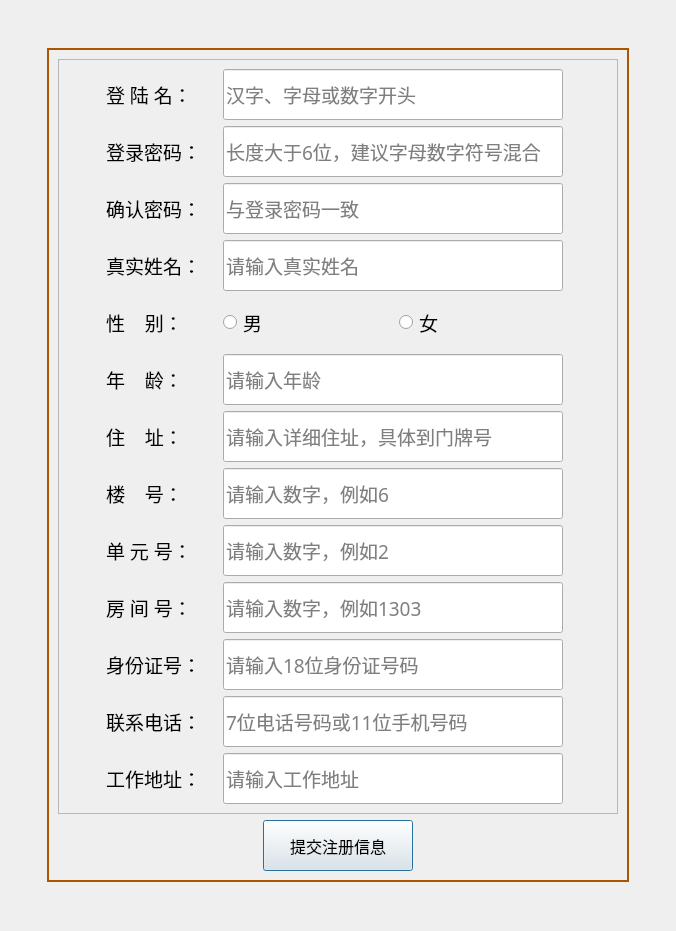
<?xml version="1.0" encoding="UTF-8"?>
<ui version="4.0">
 <class>user_SignUp_Dialog</class>
 <widget class="QDialog" name="user_SignUp_Dialog">
  <property name="geometry">
   <rect>
    <x>0</x>
    <y>0</y>
    <width>676</width>
    <height>931</height>
   </rect>
  </property>
  <property name="windowTitle">
   <string>业主注册</string>
  </property>
  <property name="windowIcon">
   <iconset resource="mysource.qrc">
    <normaloff>:/images/物业管理.png</normaloff>:/images/物业管理.png</iconset>
  </property>
  <property name="whatsThis">
   <string>&lt;html&gt;&lt;head/&gt;&lt;body&gt;&lt;p&gt;&lt;span style=&quot; font-size:14pt; font-weight:600;&quot;&gt;Help&lt;/span&gt;&lt;/p&gt;&lt;p&gt;&lt;span style=&quot; font-size:12pt;&quot;&gt;You can visit this URL to &lt;/span&gt;&lt;a href=&quot;https://www.google.com&quot;&gt;&lt;span style=&quot; text-decoration: underline; color:#007af4;&quot;&gt;www.google.com&lt;/span&gt;&lt;/a&gt;&lt;span style=&quot; font-size:12pt;&quot;&gt; help!&lt;/span&gt;&lt;/p&gt;&lt;p&gt;&lt;span style=&quot; font-size:12pt;&quot;&gt;Developer: ZhangFuyun&lt;/span&gt;&lt;/p&gt;&lt;p&gt;&lt;span style=&quot; font-size:12pt;&quot;&gt;Collage: ShanDongJianZhu University&lt;/span&gt;&lt;/p&gt;&lt;p&gt;&lt;span style=&quot; font-size:12pt;&quot;&gt;StudentId: 20140815020 &lt;/span&gt;&lt;/p&gt;&lt;/body&gt;&lt;/html&gt;</string>
  </property>
  <layout class="QGridLayout" name="gridLayout_3">
   <item row="2" column="0">
    <spacer name="horizontalSpacer_6">
     <property name="orientation">
      <enum>Qt::Horizontal</enum>
     </property>
     <property name="sizeHint" stdset="0">
      <size>
       <width>40</width>
       <height>20</height>
      </size>
     </property>
    </spacer>
   </item>
   <item row="2" column="2">
    <spacer name="horizontalSpacer_5">
     <property name="orientation">
      <enum>Qt::Horizontal</enum>
     </property>
     <property name="sizeHint" stdset="0">
      <size>
       <width>40</width>
       <height>20</height>
      </size>
     </property>
    </spacer>
   </item>
   <item row="1" column="1">
    <spacer name="verticalSpacer_3">
     <property name="orientation">
      <enum>Qt::Vertical</enum>
     </property>
     <property name="sizeHint" stdset="0">
      <size>
       <width>20</width>
       <height>40</height>
      </size>
     </property>
    </spacer>
   </item>
   <item row="2" column="1">
    <widget class="QFrame" name="frame_2">
     <property name="styleSheet">
      <string notr="true">#frame_2{border:2px solid rgb(170,85,0)}</string>
     </property>
     <property name="frameShape">
      <enum>QFrame::StyledPanel</enum>
     </property>
     <property name="frameShadow">
      <enum>QFrame::Raised</enum>
     </property>
     <layout class="QGridLayout" name="gridLayout_2">
      <item row="0" column="0">
       <layout class="QVBoxLayout" name="verticalLayout_3">
        <item>
         <widget class="QFrame" name="frame">
          <property name="frameShape">
           <enum>QFrame::StyledPanel</enum>
          </property>
          <property name="frameShadow">
           <enum>QFrame::Raised</enum>
          </property>
          <layout class="QGridLayout" name="gridLayout">
           <item row="0" column="0">
            <spacer name="horizontalSpacer_3">
             <property name="orientation">
              <enum>Qt::Horizontal</enum>
             </property>
             <property name="sizeHint" stdset="0">
              <size>
               <width>40</width>
               <height>20</height>
              </size>
             </property>
            </spacer>
           </item>
           <item row="0" column="1">
            <layout class="QHBoxLayout" name="horizontalLayout_3">
             <item>
              <layout class="QVBoxLayout" name="verticalLayout">
               <item>
                <widget class="QLabel" name="label">
                 <property name="minimumSize">
                  <size>
                   <width>111</width>
                   <height>51</height>
                  </size>
                 </property>
                 <property name="maximumSize">
                  <size>
                   <width>111</width>
                   <height>51</height>
                  </size>
                 </property>
                 <property name="font">
                  <font>
                   <family>宋体</family>
                   <pointsize>14</pointsize>
                  </font>
                 </property>
                 <property name="text">
                  <string>登 陆 名：</string>
                 </property>
                </widget>
               </item>
               <item>
                <widget class="QLabel" name="label_2">
                 <property name="minimumSize">
                  <size>
                   <width>111</width>
                   <height>51</height>
                  </size>
                 </property>
                 <property name="maximumSize">
                  <size>
                   <width>111</width>
                   <height>51</height>
                  </size>
                 </property>
                 <property name="font">
                  <font>
                   <family>宋体</family>
                   <pointsize>14</pointsize>
                  </font>
                 </property>
                 <property name="text">
                  <string>登录密码：</string>
                 </property>
                </widget>
               </item>
               <item>
                <widget class="QLabel" name="label_3">
                 <property name="minimumSize">
                  <size>
                   <width>111</width>
                   <height>51</height>
                  </size>
                 </property>
                 <property name="maximumSize">
                  <size>
                   <width>111</width>
                   <height>51</height>
                  </size>
                 </property>
                 <property name="font">
                  <font>
                   <family>宋体</family>
                   <pointsize>14</pointsize>
                  </font>
                 </property>
                 <property name="text">
                  <string>确认密码：</string>
                 </property>
                </widget>
               </item>
               <item>
                <widget class="QLabel" name="label_4">
                 <property name="minimumSize">
                  <size>
                   <width>111</width>
                   <height>51</height>
                  </size>
                 </property>
                 <property name="maximumSize">
                  <size>
                   <width>111</width>
                   <height>51</height>
                  </size>
                 </property>
                 <property name="font">
                  <font>
                   <family>宋体</family>
                   <pointsize>14</pointsize>
                  </font>
                 </property>
                 <property name="text">
                  <string>真实姓名：</string>
                 </property>
                </widget>
               </item>
               <item>
                <widget class="QLabel" name="label_5">
                 <property name="minimumSize">
                  <size>
                   <width>111</width>
                   <height>51</height>
                  </size>
                 </property>
                 <property name="maximumSize">
                  <size>
                   <width>111</width>
                   <height>51</height>
                  </size>
                 </property>
                 <property name="font">
                  <font>
                   <family>宋体</family>
                   <pointsize>14</pointsize>
                  </font>
                 </property>
                 <property name="text">
                  <string>性    别：</string>
                 </property>
                </widget>
               </item>
               <item>
                <widget class="QLabel" name="label_6">
                 <property name="minimumSize">
                  <size>
                   <width>111</width>
                   <height>51</height>
                  </size>
                 </property>
                 <property name="maximumSize">
                  <size>
                   <width>111</width>
                   <height>51</height>
                  </size>
                 </property>
                 <property name="font">
                  <font>
                   <family>宋体</family>
                   <pointsize>14</pointsize>
                  </font>
                 </property>
                 <property name="text">
                  <string>年    龄：</string>
                 </property>
                </widget>
               </item>
               <item>
                <widget class="QLabel" name="label_7">
                 <property name="minimumSize">
                  <size>
                   <width>111</width>
                   <height>51</height>
                  </size>
                 </property>
                 <property name="maximumSize">
                  <size>
                   <width>111</width>
                   <height>51</height>
                  </size>
                 </property>
                 <property name="font">
                  <font>
                   <family>宋体</family>
                   <pointsize>14</pointsize>
                  </font>
                 </property>
                 <property name="text">
                  <string>住    址：</string>
                 </property>
                </widget>
               </item>
               <item>
                <widget class="QLabel" name="label_8">
                 <property name="minimumSize">
                  <size>
                   <width>111</width>
                   <height>51</height>
                  </size>
                 </property>
                 <property name="maximumSize">
                  <size>
                   <width>111</width>
                   <height>51</height>
                  </size>
                 </property>
                 <property name="font">
                  <font>
                   <family>宋体</family>
                   <pointsize>14</pointsize>
                  </font>
                 </property>
                 <property name="text">
                  <string>楼    号：</string>
                 </property>
                </widget>
               </item>
               <item>
                <widget class="QLabel" name="label_9">
                 <property name="minimumSize">
                  <size>
                   <width>111</width>
                   <height>51</height>
                  </size>
                 </property>
                 <property name="maximumSize">
                  <size>
                   <width>111</width>
                   <height>51</height>
                  </size>
                 </property>
                 <property name="font">
                  <font>
                   <family>宋体</family>
                   <pointsize>14</pointsize>
                  </font>
                 </property>
                 <property name="text">
                  <string>单 元 号：</string>
                 </property>
                </widget>
               </item>
               <item>
                <widget class="QLabel" name="label_10">
                 <property name="minimumSize">
                  <size>
                   <width>111</width>
                   <height>51</height>
                  </size>
                 </property>
                 <property name="maximumSize">
                  <size>
                   <width>111</width>
                   <height>51</height>
                  </size>
                 </property>
                 <property name="font">
                  <font>
                   <family>宋体</family>
                   <pointsize>14</pointsize>
                  </font>
                 </property>
                 <property name="text">
                  <string>房 间 号：</string>
                 </property>
                </widget>
               </item>
               <item>
                <widget class="QLabel" name="label_11">
                 <property name="minimumSize">
                  <size>
                   <width>111</width>
                   <height>51</height>
                  </size>
                 </property>
                 <property name="maximumSize">
                  <size>
                   <width>111</width>
                   <height>51</height>
                  </size>
                 </property>
                 <property name="font">
                  <font>
                   <family>宋体</family>
                   <pointsize>14</pointsize>
                  </font>
                 </property>
                 <property name="text">
                  <string>身份证号：</string>
                 </property>
                </widget>
               </item>
               <item>
                <widget class="QLabel" name="label_12">
                 <property name="minimumSize">
                  <size>
                   <width>111</width>
                   <height>51</height>
                  </size>
                 </property>
                 <property name="maximumSize">
                  <size>
                   <width>111</width>
                   <height>51</height>
                  </size>
                 </property>
                 <property name="font">
                  <font>
                   <family>宋体</family>
                   <pointsize>14</pointsize>
                  </font>
                 </property>
                 <property name="text">
                  <string>联系电话：</string>
                 </property>
                </widget>
               </item>
               <item>
                <widget class="QLabel" name="label_13">
                 <property name="minimumSize">
                  <size>
                   <width>111</width>
                   <height>51</height>
                  </size>
                 </property>
                 <property name="maximumSize">
                  <size>
                   <width>111</width>
                   <height>51</height>
                  </size>
                 </property>
                 <property name="font">
                  <font>
                   <family>宋体</family>
                   <pointsize>14</pointsize>
                  </font>
                 </property>
                 <property name="text">
                  <string>工作地址：</string>
                 </property>
                </widget>
               </item>
              </layout>
             </item>
             <item>
              <layout class="QVBoxLayout" name="verticalLayout_2">
               <item>
                <widget class="QLineEdit" name="lineEdit_username">
                 <property name="minimumSize">
                  <size>
                   <width>340</width>
                   <height>51</height>
                  </size>
                 </property>
                 <property name="maximumSize">
                  <size>
                   <width>340</width>
                   <height>51</height>
                  </size>
                 </property>
                 <property name="font">
                  <font>
                   <family>宋体</family>
                   <pointsize>14</pointsize>
                  </font>
                 </property>
                 <property name="placeholderText">
                  <string>汉字、字母或数字开头</string>
                 </property>
                </widget>
               </item>
               <item>
                <widget class="QLineEdit" name="lineEdit_pwd">
                 <property name="minimumSize">
                  <size>
                   <width>340</width>
                   <height>51</height>
                  </size>
                 </property>
                 <property name="maximumSize">
                  <size>
                   <width>340</width>
                   <height>51</height>
                  </size>
                 </property>
                 <property name="font">
                  <font>
                   <family>宋体</family>
                   <pointsize>14</pointsize>
                  </font>
                 </property>
                 <property name="echoMode">
                  <enum>QLineEdit::Password</enum>
                 </property>
                 <property name="placeholderText">
                  <string>长度大于6位，建议字母数字符号混合</string>
                 </property>
                </widget>
               </item>
               <item>
                <widget class="QLineEdit" name="lineEdit_pwdConfir">
                 <property name="minimumSize">
                  <size>
                   <width>340</width>
                   <height>51</height>
                  </size>
                 </property>
                 <property name="maximumSize">
                  <size>
                   <width>340</width>
                   <height>51</height>
                  </size>
                 </property>
                 <property name="font">
                  <font>
                   <family>宋体</family>
                   <pointsize>14</pointsize>
                  </font>
                 </property>
                 <property name="echoMode">
                  <enum>QLineEdit::Password</enum>
                 </property>
                 <property name="placeholderText">
                  <string>与登录密码一致</string>
                 </property>
                </widget>
               </item>
               <item>
                <widget class="QLineEdit" name="lineEdit_realName">
                 <property name="minimumSize">
                  <size>
                   <width>340</width>
                   <height>51</height>
                  </size>
                 </property>
                 <property name="maximumSize">
                  <size>
                   <width>340</width>
                   <height>51</height>
                  </size>
                 </property>
                 <property name="font">
                  <font>
                   <family>宋体</family>
                   <pointsize>14</pointsize>
                  </font>
                 </property>
                 <property name="placeholderText">
                  <string>请输入真实姓名</string>
                 </property>
                </widget>
               </item>
               <item>
                <layout class="QHBoxLayout" name="horizontalLayout_2">
                 <item>
                  <widget class="QRadioButton" name="radioButton_boy">
                   <property name="minimumSize">
                    <size>
                     <width>170</width>
                     <height>51</height>
                    </size>
                   </property>
                   <property name="maximumSize">
                    <size>
                     <width>170</width>
                     <height>51</height>
                    </size>
                   </property>
                   <property name="font">
                    <font>
                     <family>Agency FB</family>
                     <pointsize>14</pointsize>
                    </font>
                   </property>
                   <property name="text">
                    <string>男</string>
                   </property>
                  </widget>
                 </item>
                 <item>
                  <widget class="QRadioButton" name="radioButton_girl">
                   <property name="minimumSize">
                    <size>
                     <width>170</width>
                     <height>51</height>
                    </size>
                   </property>
                   <property name="maximumSize">
                    <size>
                     <width>170</width>
                     <height>51</height>
                    </size>
                   </property>
                   <property name="font">
                    <font>
                     <family>Agency FB</family>
                     <pointsize>14</pointsize>
                    </font>
                   </property>
                   <property name="text">
                    <string>女</string>
                   </property>
                  </widget>
                 </item>
                </layout>
               </item>
               <item>
                <widget class="QLineEdit" name="lineEdit_age">
                 <property name="minimumSize">
                  <size>
                   <width>340</width>
                   <height>51</height>
                  </size>
                 </property>
                 <property name="maximumSize">
                  <size>
                   <width>340</width>
                   <height>51</height>
                  </size>
                 </property>
                 <property name="font">
                  <font>
                   <family>宋体</family>
                   <pointsize>14</pointsize>
                  </font>
                 </property>
                 <property name="placeholderText">
                  <string>请输入年龄</string>
                 </property>
                </widget>
               </item>
               <item>
                <widget class="QLineEdit" name="lineEdit_address">
                 <property name="minimumSize">
                  <size>
                   <width>340</width>
                   <height>51</height>
                  </size>
                 </property>
                 <property name="maximumSize">
                  <size>
                   <width>340</width>
                   <height>51</height>
                  </size>
                 </property>
                 <property name="font">
                  <font>
                   <family>宋体</family>
                   <pointsize>14</pointsize>
                  </font>
                 </property>
                 <property name="placeholderText">
                  <string>请输入详细住址，具体到门牌号</string>
                 </property>
                </widget>
               </item>
               <item>
                <widget class="QLineEdit" name="lineEdit_houseID">
                 <property name="minimumSize">
                  <size>
                   <width>340</width>
                   <height>51</height>
                  </size>
                 </property>
                 <property name="maximumSize">
                  <size>
                   <width>340</width>
                   <height>51</height>
                  </size>
                 </property>
                 <property name="font">
                  <font>
                   <family>宋体</family>
                   <pointsize>14</pointsize>
                  </font>
                 </property>
                 <property name="placeholderText">
                  <string>请输入数字，例如6</string>
                 </property>
                </widget>
               </item>
               <item>
                <widget class="QLineEdit" name="lineEdit_unitID">
                 <property name="minimumSize">
                  <size>
                   <width>340</width>
                   <height>51</height>
                  </size>
                 </property>
                 <property name="maximumSize">
                  <size>
                   <width>340</width>
                   <height>51</height>
                  </size>
                 </property>
                 <property name="font">
                  <font>
                   <family>宋体</family>
                   <pointsize>14</pointsize>
                  </font>
                 </property>
                 <property name="placeholderText">
                  <string>请输入数字，例如2</string>
                 </property>
                </widget>
               </item>
               <item>
                <widget class="QLineEdit" name="lineEdit_roomID">
                 <property name="minimumSize">
                  <size>
                   <width>340</width>
                   <height>51</height>
                  </size>
                 </property>
                 <property name="maximumSize">
                  <size>
                   <width>340</width>
                   <height>51</height>
                  </size>
                 </property>
                 <property name="font">
                  <font>
                   <family>宋体</family>
                   <pointsize>14</pointsize>
                  </font>
                 </property>
                 <property name="placeholderText">
                  <string>请输入数字，例如1303</string>
                 </property>
                </widget>
               </item>
               <item>
                <widget class="QLineEdit" name="lineEdit_IDCard">
                 <property name="minimumSize">
                  <size>
                   <width>340</width>
                   <height>51</height>
                  </size>
                 </property>
                 <property name="maximumSize">
                  <size>
                   <width>340</width>
                   <height>51</height>
                  </size>
                 </property>
                 <property name="font">
                  <font>
                   <family>宋体</family>
                   <pointsize>14</pointsize>
                  </font>
                 </property>
                 <property name="placeholderText">
                  <string>请输入18位身份证号码</string>
                 </property>
                </widget>
               </item>
               <item>
                <widget class="QLineEdit" name="lineEdit_tel">
                 <property name="minimumSize">
                  <size>
                   <width>340</width>
                   <height>51</height>
                  </size>
                 </property>
                 <property name="maximumSize">
                  <size>
                   <width>340</width>
                   <height>51</height>
                  </size>
                 </property>
                 <property name="font">
                  <font>
                   <family>宋体</family>
                   <pointsize>14</pointsize>
                  </font>
                 </property>
                 <property name="placeholderText">
                  <string>7位电话号码或11位手机号码</string>
                 </property>
                </widget>
               </item>
               <item>
                <widget class="QLineEdit" name="lineEdit_workPla">
                 <property name="minimumSize">
                  <size>
                   <width>340</width>
                   <height>51</height>
                  </size>
                 </property>
                 <property name="maximumSize">
                  <size>
                   <width>340</width>
                   <height>51</height>
                  </size>
                 </property>
                 <property name="font">
                  <font>
                   <family>宋体</family>
                   <pointsize>14</pointsize>
                  </font>
                 </property>
                 <property name="placeholderText">
                  <string>请输入工作地址</string>
                 </property>
                </widget>
               </item>
              </layout>
             </item>
            </layout>
           </item>
           <item row="0" column="2">
            <spacer name="horizontalSpacer_4">
             <property name="orientation">
              <enum>Qt::Horizontal</enum>
             </property>
             <property name="sizeHint" stdset="0">
              <size>
               <width>40</width>
               <height>20</height>
              </size>
             </property>
            </spacer>
           </item>
          </layout>
         </widget>
        </item>
        <item>
         <layout class="QHBoxLayout" name="horizontalLayout">
          <item>
           <spacer name="horizontalSpacer">
            <property name="orientation">
             <enum>Qt::Horizontal</enum>
            </property>
            <property name="sizeHint" stdset="0">
             <size>
              <width>40</width>
              <height>20</height>
             </size>
            </property>
           </spacer>
          </item>
          <item>
           <widget class="QPushButton" name="pushButton_signup">
            <property name="sizePolicy">
             <sizepolicy hsizetype="Maximum" vsizetype="Maximum">
              <horstretch>0</horstretch>
              <verstretch>0</verstretch>
             </sizepolicy>
            </property>
            <property name="minimumSize">
             <size>
              <width>150</width>
              <height>51</height>
             </size>
            </property>
            <property name="maximumSize">
             <size>
              <width>150</width>
              <height>51</height>
             </size>
            </property>
            <property name="font">
             <font>
              <family>Agency FB</family>
              <pointsize>12</pointsize>
             </font>
            </property>
            <property name="text">
             <string>提交注册信息</string>
            </property>
           </widget>
          </item>
          <item>
           <spacer name="horizontalSpacer_2">
            <property name="orientation">
             <enum>Qt::Horizontal</enum>
            </property>
            <property name="sizeHint" stdset="0">
             <size>
              <width>40</width>
              <height>20</height>
             </size>
            </property>
           </spacer>
          </item>
         </layout>
        </item>
       </layout>
      </item>
     </layout>
    </widget>
   </item>
   <item row="3" column="1">
    <spacer name="verticalSpacer">
     <property name="orientation">
      <enum>Qt::Vertical</enum>
     </property>
     <property name="sizeHint" stdset="0">
      <size>
       <width>20</width>
       <height>40</height>
      </size>
     </property>
    </spacer>
   </item>
   <item row="0" column="1">
    <spacer name="verticalSpacer_2">
     <property name="orientation">
      <enum>Qt::Vertical</enum>
     </property>
     <property name="sizeHint" stdset="0">
      <size>
       <width>20</width>
       <height>40</height>
      </size>
     </property>
    </spacer>
   </item>
   <item row="4" column="1">
    <spacer name="verticalSpacer_4">
     <property name="orientation">
      <enum>Qt::Vertical</enum>
     </property>
     <property name="sizeHint" stdset="0">
      <size>
       <width>20</width>
       <height>40</height>
      </size>
     </property>
    </spacer>
   </item>
  </layout>
  <zorder>frame_2</zorder>
  <zorder>verticalSpacer</zorder>
  <zorder>verticalSpacer_2</zorder>
  <zorder>horizontalSpacer_5</zorder>
  <zorder>horizontalSpacer_6</zorder>
  <zorder>verticalSpacer_3</zorder>
  <zorder>verticalSpacer_4</zorder>
 </widget>
 <resources>
  <include location="mysource.qrc"/>
 </resources>
 <connections/>
</ui>
